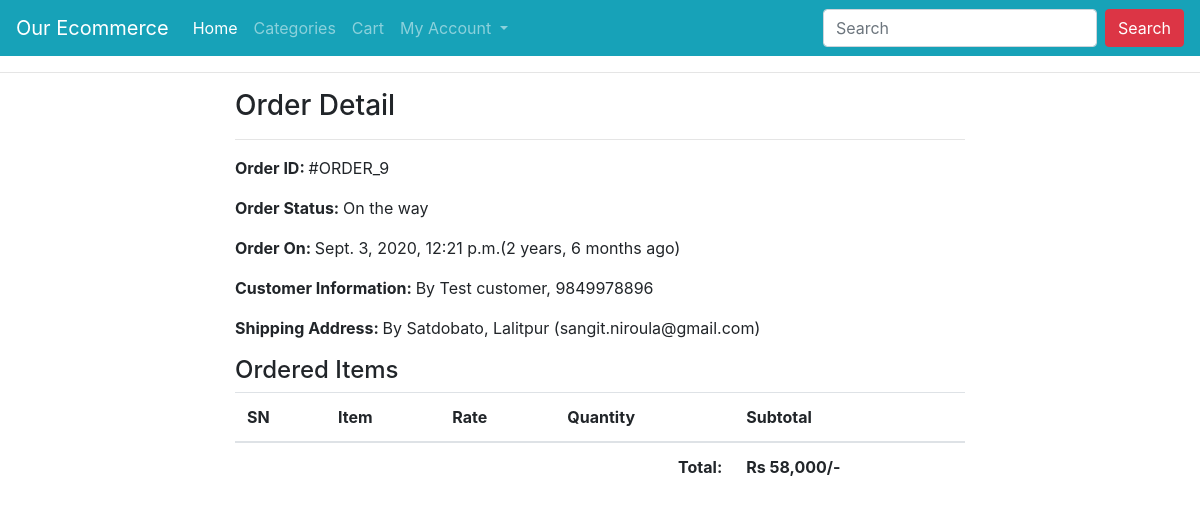
Screenshot of /profile/order-9/ (signed in) with the database file from the repository.
### ecomapp/models.py (models this page shows, shortened)
class Order(models.Model):
    cart = models.OneToOneField(Cart, on_delete=models.CASCADE)
    ordered_by = models.CharField(max_length=200)
    shipping_address = models.CharField(max_length=200)
    mobile = models.CharField(max_length=10)
    email = models.EmailField(null=True, blank=True)
    subtotal = models.PositiveIntegerField()
    discount = models.PositiveIntegerField()
    total = models.PositiveIntegerField()
    order_status = models.CharField(max_length=50, choices=ORDER_STATUS)
    created_at = models.DateTimeField(auto_now_add=True)
    payment_method = models.CharField(
        max_length=20, choices=METHOD, default="Cash On Delivery")
    payment_completed = models.BooleanField(
        default=False, null=True, blank=True)

### ecomapp/views.py (the view)
# urls.py: path("profile/order-<int:pk>/", CustomerOrderDetailView.as_view(),
class CustomerOrderDetailView(DetailView):
    template_name = "customerorderdetail.html"
    model = Order
    context_object_name = "ord_obj"
    def dispatch(self, request, *args, **kwargs):
        if request.user.is_authenticated and Customer.objects.filter(user=request.user).exists():
            order_id = self.kwargs["pk"]
            order = Order.objects.get(id=order_id)
            if request.user.customer != order.cart.customer:
                return redirect("ecomapp:customerprofile")
        else:
            return redirect("/login/?next=/profile/")
        return super().dispatch(request, *args, **kwargs)

### templates/customerorderdetail.html (shortened to what this page needs)
{% extends "base.html" %}
{% load humanize %}
{% block content %}
<div class="container">
    <div class="row">
        <div class="col-md-8 mx-auto">
            <h3>Order Detail</h3><hr>
            <p><span class="font-weight-bold">Order ID: </span> #ORDER_{{ord_obj.id}}</p>
            <p><span class="font-weight-bold">Order Status: </span> {{ord_obj.order_status}}</p>
            <p><span class="font-weight-bold">Order On: </span> {{ord_obj.created_at}}({{ord_obj.created_at|timesince}} ago)</p>
            <p><span class="font-weight-bold">Customer Information: </span> By {{ord_obj.ordered_by}}, {{ord_obj.mobile}}</p>
            <p><span class="font-weight-bold">Shipping Address: </span> By {{ord_obj.shipping_address}} ({{ord_obj.email}})</p>
            <h4>Ordered Items</h4>
            <table class="table">
                <thead>
                    <tr>
                        <th>SN</th>
                        <th>Item</th>
                        <th>Rate</th>
                        <th>Quantity</th>
                        <th>Subtotal</th>
                    </tr>
                </thead>
                <tbody>
                    <tr>
                        <th colspan="4" class="text-right">Total: </th>
                        <th>Rs {{ord_obj.total|intcomma}}/-</th>
                    </tr>
                </tbody>
            </table>
        </div>
    </div>
</div>
{% endblock %}

### rows the page displays
Order: id "9", order_status "On the way", created_at "Sept. 3, 2020, 12:21 p.m.", created_at "2 years, 6 months", ordered_by "Test customer", mobile "9849978896", shipping_address "Satdobato, Lalitpur", email "sangit.niroula@gmail.com", total "58,000"
